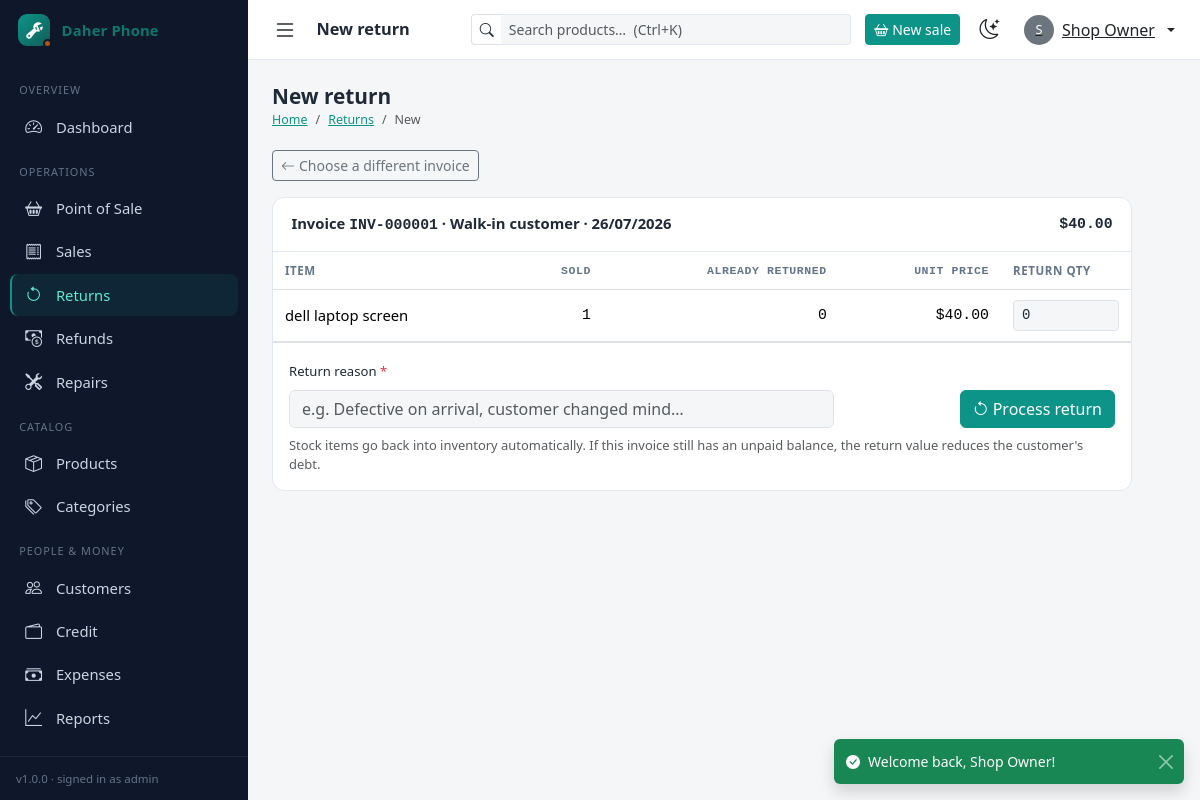
The page /index.php?r=returns/create&sale_id=1 (signed in) on the database its author committed.
### tables this page shows
CREATE TABLE `sales` (
  `id`             INT UNSIGNED   NOT NULL AUTO_INCREMENT,
  `invoice_no`     VARCHAR(20)    NOT NULL,
  `customer_id`    INT UNSIGNED   NULL,
  `user_id`        INT UNSIGNED   NOT NULL,
  `subtotal`       DECIMAL(12,2)  NOT NULL DEFAULT 0.00,
  `discount`       DECIMAL(12,2)  NOT NULL DEFAULT 0.00,
  `total`          DECIMAL(12,2)  NOT NULL DEFAULT 0.00,
  `total_cost`     DECIMAL(12,2)  NOT NULL DEFAULT 0.00,
  `paid_amount`    DECIMAL(12,2)  NOT NULL DEFAULT 0.00,
  `payment_method` ENUM('cash','card','credit','bank_transfer','other') NOT NULL DEFAULT 'cash',
  `status`         ENUM('completed','cancelled') NOT NULL DEFAULT 'completed',
  `notes`          VARCHAR(255)   NULL,
  `created_at`     DATETIME       NOT NULL DEFAULT CURRENT_TIMESTAMP,
  PRIMARY KEY (`id`),
  UNIQUE KEY `uq_sales_invoice` (`invoice_no`),
  KEY `idx_sales_customer` (`customer_id`),
  KEY `idx_sales_user` (`user_id`),
  KEY `idx_sales_created` (`created_at`),
  KEY `idx_sales_status` (`status`),
  CONSTRAINT `fk_sales_customer`
    FOREIGN KEY (`customer_id`) REFERENCES `customers` (`id`)
    ON DELETE SET NULL ON UPDATE CASCADE,
  CONSTRAINT `fk_sales_user`
    FOREIGN KEY (`user_id`) REFERENCES `users` (`id`)
    ON DELETE RESTRICT ON UPDATE CASCADE
);

CREATE TABLE `users` (
  `id`            INT UNSIGNED     NOT NULL AUTO_INCREMENT,
  `username`      VARCHAR(50)      NOT NULL,
  `password_hash` VARCHAR(255)     NOT NULL,
  `full_name`     VARCHAR(100)     NOT NULL,
  `email`         VARCHAR(150)     NULL,
  `role`          ENUM('admin','staff') NOT NULL DEFAULT 'staff',
  `is_active`     TINYINT(1)       NOT NULL DEFAULT 1,
  `last_login_at` DATETIME         NULL,
  `created_at`    DATETIME         NOT NULL DEFAULT CURRENT_TIMESTAMP,
  PRIMARY KEY (`id`),
  UNIQUE KEY `uq_users_username` (`username`)
);

CREATE TABLE `sale_items` (
  `id`               INT UNSIGNED   NOT NULL AUTO_INCREMENT,
  `sale_id`          INT UNSIGNED   NOT NULL,
  `product_id`       INT UNSIGNED   NULL,
  `product_name`     VARCHAR(150)   NOT NULL,
  `quantity`         INT            NOT NULL,
  `unit_price`       DECIMAL(12,2)  NOT NULL,
  `unit_cost`        DECIMAL(12,2)  NOT NULL DEFAULT 0.00,
  `line_total`       DECIMAL(12,2)  NOT NULL,
  `warranty_days`    INT            NOT NULL DEFAULT 0,
  `warranty_expires` DATE           NULL,
  PRIMARY KEY (`id`),
  KEY `idx_sale_items_sale` (`sale_id`),
  KEY `idx_sale_items_product` (`product_id`),
  KEY `idx_sale_items_warranty` (`warranty_expires`),
  CONSTRAINT `fk_sale_items_sale`
    FOREIGN KEY (`sale_id`) REFERENCES `sales` (`id`)
    ON DELETE CASCADE ON UPDATE CASCADE,
  CONSTRAINT `fk_sale_items_product`
    FOREIGN KEY (`product_id`) REFERENCES `products` (`id`)
    ON DELETE SET NULL ON UPDATE CASCADE
);

### app/Core/Controller.php (called while the page is built, shortened)
<?php
abstract class Controller
{
    protected function render(string $view, array $data = [], string $pageTitle = ''): void
    {
        $data['pageTitle'] = $pageTitle !== '' ? $pageTitle : APP_NAME;
        extract($data, EXTR_SKIP);
        require APP_PATH . '/Views/' . $view . '.php';
        require APP_PATH . '/Views/layouts/main.php';
    }
    protected function queryInt(string $key, int $default = 0): int
    {
        $v = $_GET[$key] ?? null;
        return is_numeric($v) ? (int) $v : $default;
    }
}

### app/Controllers/ReturnController.php (called while the page is built, shortened)
<?php
final class ReturnController extends Controller
{
    public function create(): void
    {
        $saleModel = new Sale();
        $sale = null;
        if ($this->queryInt('sale_id') > 0) {
            $sale = $saleModel->find($this->queryInt('sale_id'));
        } elseif ($this->queryString('invoice') !== '') {
            $sale = $saleModel->findByInvoiceNo($this->queryString('invoice'));
            if ($sale === null) {
                Flash::set('warning', 'No invoice found with number "' . $this->queryString('invoice') . '".');
            }
        }
        $items = [];
        if ($sale !== null && $sale['status'] === 'completed') {
            $items = $saleModel->itemsWithReturnable((int) $sale['id']);
        } elseif ($sale !== null) {
            Flash::set('warning', 'Invoice ' . $sale['invoice_no'] . ' is cancelled — returns are not possible.');
            $sale = null;
        }
        $this->render('returns/create', [
            'sale'       => $sale,
            'items'      => $items,
            'pageScript' => $sale === null ? 'invoice-picker' : null,
        ], 'New return');
    }
}

### app/Core/App.php (called while the page is built, shortened)
<?php
final class App
{
    public function run(): void
    {
        $route = (string) ($_GET['r'] ?? 'dashboard/index');
        [$segment, $actionSlug] = explode('/', $route, 2);
        $action = lcfirst(str_replace(' ', '', ucwords(str_replace('-', ' ', $actionSlug))));
        (new $class())->{$action}();
    }
}

### public/index.php (called while the page is built, shortened)
<?php
spl_autoload_register(static function (string $class): void {
    $prefix = 'App\\';
    if (str_starts_with($class, $prefix)) {
        $relative = substr($class, strlen($prefix));
        $file = APP_PATH . DIRECTORY_SEPARATOR
              . str_replace('\\', DIRECTORY_SEPARATOR, $relative) . '.php';
    }
});
require APP_PATH . '/Core/helpers.php';
(new \App\Core\App())->run();

### app/Core/helpers.php (called while the page is built, shortened)
<?php
function e(mixed $value): string
{
    return htmlspecialchars((string) ($value ?? ''), ENT_QUOTES, 'UTF-8');
}
function url(string $route, array $params = []): string
{
    $qs = $params === [] ? '' : '&' . http_build_query($params);
    return 'index.php?r=' . $route . $qs;
}
function setting(string $key, string $default = ''): string
{
    static $cache = null;
    if ($cache === null) {
        try {
            $rows = \App\Core\Database::pdo()
                ->query('SELECT setting_key, setting_value FROM settings')
                ->fetchAll();
            $cache = array_column($rows, 'setting_value', 'setting_key');
        } catch (Throwable) {
            $cache = [];
        }
    }
    return (string) ($cache[$key] ?? $default);
}
function money(float|int|string|null $amount): string
{
    $formatted = number_format((float) ($amount ?? 0), 2);
    $symbol = setting('currency_symbol', '$');
    return setting('currency_position', 'before') === 'after'
        ? $formatted . ' ' . $symbol
        : $symbol . $formatted;
}
function fmt_date(?string $value, bool $withTime = false): string
{
    $format = setting('date_format', 'd/m/Y') . ($withTime ? ' H:i' : '');
    return date($format, strtotime($value));
}
function old(string $key, mixed $default = ''): string
{
    return e($_SESSION['_old'][$key] ?? $default);
}

### app/Core/Database.php (called while the page is built, shortened)
<?php
final class Database
{
    private static ?PDO $pdo = null;
    public static function pdo(): PDO
    {
        if (self::$pdo === null) {
            $dsn = sprintf(
                'mysql:host=%s;dbname=%s;charset=utf8mb4',
                DB_HOST,
                DB_NAME
            );
            try {
                self::$pdo = new PDO($dsn, DB_USER, DB_PASS, [
                    PDO::ATTR_ERRMODE            => PDO::ERRMODE_EXCEPTION,
                    PDO::ATTR_DEFAULT_FETCH_MODE => PDO::FETCH_ASSOC,
                    PDO::ATTR_EMULATE_PREPARES   => false,
                ]);
            } catch (PDOException $e) {
                throw new PDOException(
                    'Database connection failed. Check that MySQL is running in the '
                    . 'XAMPP Control Panel and that config/config.php credentials are '
                    . 'correct. Driver said: ' . $e->getMessage()
                );
            }
        }
        return self::$pdo;
    }
}

### app/Core/Model.php (called while the page is built, shortened)
<?php
abstract class Model
{
    protected PDO $db;
    public function __construct()
    {
        $this->db = Database::pdo();
    }
    protected function fetchAll(string $sql, array $params = []): array
    {
        $stmt = $this->db->prepare($sql);
        $stmt->execute($params);
        return $stmt->fetchAll();
    }
    protected function fetch(string $sql, array $params = []): ?array
    {
        $stmt = $this->db->prepare($sql);
        $stmt->execute($params);
        $row = $stmt->fetch();
        return $row === false ? null : $row;
    }
}

### app/Models/Sale.php (called while the page is built, shortened)
<?php
final class Sale extends Model
{
    public function find(int $id): ?array
    {
        return $this->fetch(
            "SELECT s.*, c.name AS customer_name, c.phone AS customer_phone,
                    c.address AS customer_address, u.full_name AS cashier_name
             FROM sales s
             LEFT JOIN customers c ON c.id = s.customer_id
             LEFT JOIN users u ON u.id = s.user_id
             WHERE s.id = :id",
            ['id' => $id]
        );
    }
    public function itemsWithReturnable(int $saleId): array
    {
        return $this->fetchAll(
            'SELECT si.*,
                    si.quantity - COALESCE((
                        SELECT SUM(ri.quantity) FROM return_items ri
                        WHERE ri.sale_item_id = si.id
                    ), 0) AS returnable
             FROM sale_items si
             WHERE si.sale_id = :id
             ORDER BY si.id',
            ['id' => $saleId]
        );
    }
}

### app/Core/Auth.php (called while the page is built, shortened)
<?php
final class Auth
{
    public static function check(): bool
    {
        return isset($_SESSION['user_id']);
    }
    public static function user(): ?array
    {
        return [
            'id'        => (int) $_SESSION['user_id'],
            'username'  => (string) $_SESSION['username'],
            'full_name' => (string) $_SESSION['full_name'],
            'role'      => (string) $_SESSION['role'],
        ];
    }
}

### app/Views/returns/create.php (the view, shortened to what this page needs)
<?php
$returnableItems = array_filter($items ?? [], static fn (array $i): bool => (int) $i['returnable'] > 0);
?>
<div class="page-heading">
  <div>
    <h1>New return</h1>
    <nav aria-label="breadcrumb">
      <ol class="breadcrumb">
        <li class="breadcrumb-item"><a href="<?= url('dashboard/index') ?>">Home</a></li>
        <li class="breadcrumb-item"><a href="<?= url('returns/index') ?>">Returns</a></li>
        <li class="breadcrumb-item active">New</li>
      </ol>
    </nav>
  </div>
</div>
<?php if ($sale === null): ?>
  <?php $pickerMode = 'return'; require APP_PATH . '/Views/partials/invoice-picker.php'; ?>
<?php else: ?>
<div class="d-flex align-items-center gap-2 mb-3">
  <a class="btn btn-outline-secondary btn-sm" href="<?= url('returns/create') ?>">
    <i class="bi bi-arrow-left me-1"></i>Choose a different invoice
  </a>
</div>
<?php endif; ?>
<?php if ($sale !== null): ?>
<form method="post" action="<?= url('returns/store') ?>"
      data-confirm="Process this return? Selected items go back into stock.">
  <div class="card mb-3" style="max-width:860px">
    <div class="card-header d-flex justify-content-between align-items-center">
      <span>
        Invoice <span class="data"><?= e($sale['invoice_no']) ?></span>
        · <?= e($sale['customer_name'] ?? 'Walk-in customer') ?>
        · <?= e(fmt_date($sale['created_at'])) ?>
      </span>
      <span class="data"><?= e(money($sale['total'])) ?></span>
    </div>
    <div class="table-responsive">
      <table class="table align-middle mb-0">
        <thead>
          <tr>
            <th>Item</th>
            <th class="num">Sold</th>
            <th class="num">Already returned</th>
            <th class="num">Unit price</th>
            <th style="width:130px">Return qty</th>
          </tr>
        </thead>
        <tbody>
          <?php foreach ($items as $item): $returnable = (int) $item['returnable']; ?>
          <tr class="<?= $returnable === 0 ? 'opacity-50' : '' ?>">
            <td><?= e($item['product_name']) ?></td>
            <td class="num"><?= (int) $item['quantity'] ?></td>
            <td class="num"><?= (int) $item['quantity'] - $returnable ?></td>
            <td class="num"><?= e(money($item['unit_price'])) ?></td>
            <td>
              <?php if ($returnable > 0): ?>
              <input class="form-control form-control-sm data" type="number"
                     name="qty[<?= (int) $item['id'] ?>]" min="0" max="<?= $returnable ?>" value="0"
                     title="Up to <?= $returnable ?>">
              <?php else: ?>
              <span class="small text-secondary">fully returned</span>
              <?php endif; ?>
            </td>
          </tr>
          <?php endforeach; ?>
        </tbody>
      </table>
    </div>
    <div class="card-body border-top">
      <div class="row g-3 align-items-end">
        <div class="col-md-8">
          <label class="form-label" for="retReason">Return reason <span class="text-danger">*</span></label>
          <input class="form-control" id="retReason" name="reason" required maxlength="255"
                 placeholder="e.g. Defective on arrival, customer changed mind…" value="<?= old('reason') ?>">
        </div>
        <div class="col-md-4 text-md-end">
          <button class="btn btn-primary" type="submit" <?= $returnableItems === [] ? 'disabled' : '' ?>>
            <i class="bi bi-arrow-counterclockwise me-1"></i>Process return
          </button>
        </div>
      </div>
      <div class="form-text mt-2">
        Stock items go back into inventory automatically. If this invoice still has an unpaid
        balance, the return value reduces the customer's debt.
      </div>
    </div>
  </div>
</form>
<?php endif; ?>

### app/Views/partials/topbar.php (shortened to what this page needs)
<header class="app-topbar">
  <button class="btn btn-link text-body p-1" id="sidebarToggle" type="button"
          aria-label="Toggle navigation">
    <i class="bi bi-list fs-4"></i>
  </button>
  <h1 class="topbar-title d-none d-sm-block"><?= e($pageTitle) ?></h1>
  <form class="topbar-search ms-auto flex-grow-1 d-none d-md-block"
        action="index.php" method="get">
    <div class="input-group input-group-sm">
      <span class="input-group-text bg-transparent border-end-0"><i class="bi bi-search"></i></span>
      <input type="search" name="q" id="globalSearch" class="form-control border-start-0"
             placeholder="Search products…  (Ctrl+K)" value="">
    </div>
  </form>
  <a href="<?= url('sales/pos') ?>" class="btn btn-primary btn-sm d-none d-sm-inline-flex align-items-center gap-1 no-print">
    <i class="bi bi-basket2"></i> New sale
  </a>
  <button class="btn btn-link text-body p-1" id="themeToggle" type="button"
          aria-label="Toggle dark mode" title="Toggle dark mode">
    <i class="bi bi-moon-stars fs-5" id="themeToggleIcon"></i>
  </button>
  <div class="dropdown">
    <button class="btn btn-link text-body p-1 dropdown-toggle d-flex align-items-center gap-2"
            data-bs-toggle="dropdown" aria-expanded="false" type="button">
      <span class="d-inline-grid place-items-center rounded-circle text-bg-secondary"
            style="width:30px;height:30px;display:inline-grid;place-items:center;font-size:0.8rem;">
        <?= e(strtoupper(substr($user['full_name'] ?? 'U', 0, 1))) ?>
      </span>
      <span class="d-none d-lg-inline"><?= e($user['full_name'] ?? '') ?></span>
    </button>
  </div>
</header>

### rows shown on the page
sales: user.full_name "S", user.full_name "Shop Owner", invoice_no "INV-000001", total "$40.00"
sale_items: product_name "dell laptop screen", quantity "1", quantity "0", unit_price "$40.00"

### other values the page prints
setting('shop_name', APP_NAME) "Daher Phone"
$heading "OVERVIEW"
$item['label'] "Dashboard"
$heading "OPERATIONS"
$item['label'] "Point of Sale"
$item['label'] "Sales"
$item['label'] "Returns"
$item['label'] "Refunds"
$item['label'] "Repairs"
$heading "CATALOG"
$item['label'] "Products"
$item['label'] "Categories"
$heading "PEOPLE & MONEY"
$item['label'] "Customers"
$item['label'] "Credit"
